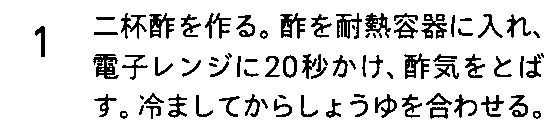
#> input picture proc_imgs/proc_1.png, 558 x 133 px, given in place of recipe6.png, which was not available
$ jupyter execute --allow-errors presentation.ipynb   (text cells are left out)
#> lines starting #> are read from the running program, lines starting #| are printed output that depends on the picture; after the words box and inside, x2 and y2 are one past the last pixel; in counts of white or black regions, pixels touching at a corner belong together; pictures that were not available may be replaced by others from this repository, and a replacement may not be noted
[cell 1]
import pyocr
import cv2
import numpy as np

import matplotlib.pyplot as plt
from PIL import Image
from pathlib import Path

[cell 2]
def plot_img(img, is_gray=False, figsize=(20, 25)):
    plt.figure(figsize=figsize)
    if is_gray:
        plt.imshow(img, cmap="gray")
    else:
        plt.imshow(img)
    plt.show()

def bgr2rgb(img_bgr):
    return cv2.cvtColor(img_bgr, cv2.COLOR_BGR2RGB)

def binarize(img_rgb, th= 255 // 2):
    img_gray = cv2.cvtColor(img_rgb, cv2.COLOR_RGB2GRAY)
    _, img_bin = cv2.threshold(img_gray, th, 255, cv2.THRESH_BINARY)
    return img_bin

def binarize_otsu(img_rgb):
    img_gray = cv2.cvtColor(img_rgb, cv2.COLOR_RGB2GRAY)
    th, img_bin = cv2.threshold(img_gray, 0, 255, cv2.THRESH_BINARY + cv2.THRESH_OTSU)
    return img_bin


def erode(img_bin, kernel_size=5, iterations=1):
    kernel = np.ones((kernel_size, kernel_size), np.uint8)
    return cv2.erode(img_bin, kernel, iterations)

def find_contours(img):
    contours, _ = cv2.findContours(img, cv2.RETR_LIST, cv2.CHAIN_APPROX_SIMPLE)
    # contours, _ = cv2.findContours(img, cv2.RETR_EXTERNAL, cv2.CHAIN_APPROX_SIMPLE)
    return contours

[cell 3]
# imgpath = Path("src/recipes/recipe2.png")w
imgpath = Path("src/recipes/recipe6.png")
# imgpath = Path("src/recipes/recipe4.png")
# imgpath = Path("src/recipes/recipe8.png")
img_bgr = cv2.imread(str(imgpath))
#> img_bgr is the input picture: shape (133, 558, 3); 87.1% white; 83 black regions (7 under 20 px), largest, box (x1, y1, x2, y2) and area: (93, 54, 119, 79) 383, (280, 13, 306, 39) 340, (149, 13, 175, 39) 337
img = bgr2rgb(img_bgr)

print("================== 入力画像 ==================")
plot_img(img)

img_h, img_w, _ = img.shape
#> img_h = 133; img_w = 558
img_bin = binarize_otsu(img)
#> in binarize_otsu, `img_gray = cv2.cvtColor(img_rgb, cv2.COLOR_RGB2GRAY)`: img_gray: shape (133, 558); 87.1% white; 83 black regions (7 under 20 px)
#> in binarize_otsu, `th, img_bin = cv2.threshold(img_gray, 0, 255, cv2.THRESH_BINARY + cv2...`: th = 0
print("\n\n================== ステップ1. 大津の二値化 ==================")
plot_img(img_bin, is_gray=True)

contours = find_contours(img_bin)
#> in find_contours, `contours, _ = cv2.findContours(img, cv2.RETR_LIST, cv2.CHAIN_APPROX_SI..`: contours = 135 contours, 51 with area under 20; largest, box (x1, y1, x2, y2) and area: (0, 0, 558, 133) 73524, (92, 53, 120, 80) 514, (279, 12, 307, 40) 453, (148, 12, 176, 40) 451, (403, 52, 431, 80) 445

# 画像全面を覆うほど大きくなく，ある程度の大きさを持つ矩形は，画像中の写真であるとして白塗りする
img_bin_cp = img_bin.copy()
img_bin_cp = cv2.cvtColor(img_bin_cp, cv2.COLOR_GRAY2BGR)
for cnt in contours:
    x, y, w, h = cv2.boundingRect(cnt)
    cv2.rectangle(img_bin_cp,(x, y), (x + w, y + h), (255, 0, 0, 255), 2)
    if (w < img_w * 0.9 and h < img_h * 0.9) and (w > img_w * 0.05 or h > img_h * 0.05):
        img_bin[y : y + h, x : x + w] = 255
#> this loop made 135 passes
#> (x, y, w, h) on passes 1, 4, 5, 6, 7, 9, 10, 11, 12, 13, 14, 15: (535, 113, 4, 4), (515, 112, 3, 3), (171, 112, 6, 3), (532, 110, 10, 10), (119, 110, 10, 10), (429, 106, 20, 14), (145, 105, 17, 15), (138, 104, 7, 12), (102, 105, 4, 4), (390, 101, 4, 9), (349, 99, 20, 19), (325, 98, 17, 21)
#> (cnt, x, y, w, h) on passes 2, 3, 8, 18, 35, 36: ([[329, 113], [329, 114], [330, 114], [331, 113]], 329, 113, 3, 2), ([[122, 113], [122, 115], [125, 115], [125, 113]], 122, 113, 4, 3), ([[433, 110], [433, 114], [444, 114], [444, 110]], 433, 110, 12, 5), ([[438, 96], [433, 101], [443, 101]], 433, 96, 11, 6), ([[530, 73], [529, 74], [533, 74], [532, 73]], 529, 73, 5, 2), ([[407, 73], [408, 74], [413, 74], [413, 73]], 407, 73, 7, 2)
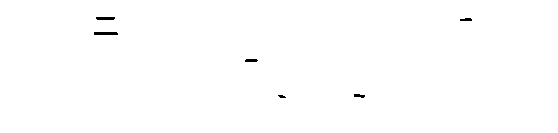
#> img_bin: shape (133, 558); 99.7% white; 6 black regions (1 under 20 px), largest, box (x1, y1, x2, y2) and area: (94, 32, 118, 35) 71, (96, 17, 115, 20) 55, (245, 59, 258, 62) 36, (354, 94, 365, 98) 31, (460, 18, 472, 21) 30
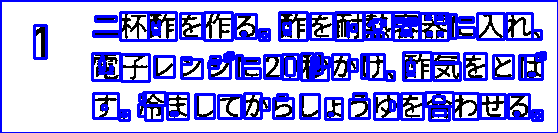
#> img_bin_cp: shape (133, 558, 3); mean B, G, R 230.2, 162.7, 162.7
print("\n\n================== ステップ2. 画像中の写真を白塗り ==================")
plot_img(img_bin_cp, is_gray=True)
plot_img(img_bin, is_gray=True)

eroded_img = erode(img_bin, 26, 1)
#> in erode, `return cv2.erode(img_bin, kernel, iterations)`:
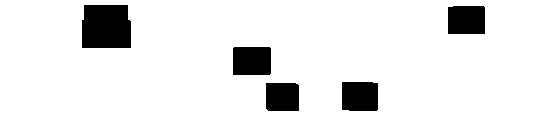
#> returned value: shape (133, 558); 91.8% white; 5 black regions
print("\n\n================== ステップ3. 収縮処理によりテキスト同士をつなげる ==================")
plot_img(eroded_img, is_gray=True)

contours = find_contours(eroded_img)
#> in find_contours (call 2), `contours, _ = cv2.findContours(img, cv2.RETR_LIST, cv2.CHAIN_APPROX_SI..`: contours = 6 contours; box (x1, y1, x2, y2) and area: (0, 0, 558, 133) 73524, (81, 4, 132, 49) 2120, (232, 46, 272, 76) 1124, (341, 81, 379, 112) 1094, (447, 5, 486, 35) 1093, (265, 82, 300, 112) 975

procedure_imgs = []

img_bin_cp = cv2.cvtColor(img_bin.copy(), cv2.COLOR_GRAY2BGR)
eroded_cp = cv2.cvtColor(eroded_img.copy(), cv2.COLOR_GRAY2BGR)
#> eroded_cp: shape (133, 558, 3); 91.8% white; 5 black regions, box (x1, y1, x2, y2) and area: (82, 5, 131, 48) 2031, (233, 47, 271, 75) 1061, (342, 82, 378, 111) 1031, (448, 6, 485, 34) 1030, (266, 83, 299, 111) 917
for cnt in contours:
    x,y,w,h = cv2.boundingRect(cnt)
    if w > img_w * 0.03 and h > img_h * 0.03 and h * w < img_w * img_h * 0.1:
        cv2.rectangle(img_bin_cp,(x, y), (x + w, y + h), (255, 0, 0, 255), 2)
        cv2.rectangle(eroded_cp,(x, y), (x + w, y + h), (255, 0, 0, 255), 3)
        procedure_imgs.append(img[y : y + h, x : x + w, :])
#> this loop made 6 passes
#> (x, y, w, h) on passes 1 to 5: (265, 82, 35, 30), (341, 81, 38, 31), (232, 46, 40, 30), (447, 5, 39, 30), (81, 4, 51, 45)
#> (cnt, x, y, w, h) on pass 6: ([[0, 0], [0, 132], [557, 132], [557, 0]], 0, 0, 558, 133)
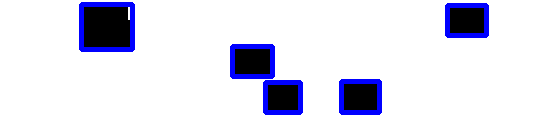
#> eroded_cp: shape (133, 558, 3); mean B, G, R 237.3, 224.8, 224.8
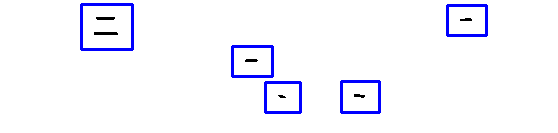
#> img_bin_cp: shape (133, 558, 3); mean B, G, R 254.2, 246.6, 246.6
#> after the loop, procedure_imgs = 5 items
print("\n\n================== ステップ4. テキストボックスを検出 ==================")
plot_img(eroded_cp)
plot_img(img_bin_cp)

#> (the rest of this cell did not finish here and is left out)

$ run again, on proc_imgs/proc_5.png
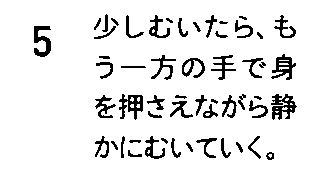
#> input picture proc_imgs/proc_5.png, 311 x 174 px, given in place of recipe6.png, which was not available
#> img_bgr is the input picture: shape (174, 311, 3); 90.5% white; 54 black regions (4 under 20 px), largest, box (x1, y1, x2, y2) and area: (271, 94, 297, 120) 362, (119, 94, 143, 120) 311, (34, 26, 51, 57) 296
#> img_gray: shape (174, 311); 90.5% white; 54 black regions (4 under 20 px)
#> th = 0
#> in find_contours, `contours, _ = cv2.findContours(img, cv2.RETR_LIST, cv2.CHAIN_APPROX_SI..`: contours = 76 contours, 21 with area under 20; largest, box (x1, y1, x2, y2) and area: (0, 0, 311, 174) 53630, (270, 93, 298, 121) 488, (118, 93, 144, 121) 434, (270, 53, 297, 81) 399, (33, 25, 52, 58) 362
#> the loop `for cnt in contours:` made 76 passes
#> (x, y, w, h) on passes 1 to 8: (268, 154, 4, 4), (265, 151, 10, 10), (147, 150, 3, 4), (127, 149, 16, 9), (235, 141, 9, 13), (185, 141, 9, 12), (110, 140, 9, 11), (128, 139, 14, 5)
#> in find_contours (call 2), `contours, _ = cv2.findContours(img, cv2.RETR_LIST, cv2.CHAIN_APPROX_SI..`: contours = 7 contours; box (x1, y1, x2, y2) and area: (0, 0, 311, 174) 53630, (162, 81, 276, 117) 3392, (116, 127, 182, 158) 1904, (206, 3, 261, 38) 1628, (86, 43, 124, 73) 1065, (251, 50, 280, 80) 808, (158, 7, 187, 37) 808
#> the loop `for cnt in contours:` made 7 passes
#> (x, y, w, h) on passes 1 to 6: (116, 127, 66, 31), (162, 81, 114, 36), (251, 50, 29, 30), (86, 43, 38, 30), (158, 7, 29, 30), (206, 3, 55, 35)
#> after the loop `for cnt in contours:`:
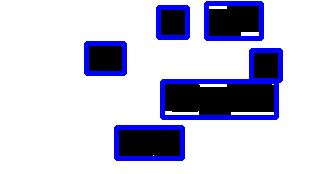
#> eroded_cp: shape (174, 311, 3); mean B, G, R 217.1, 193.3, 193.3
#> after the loop `for cnt in contours:`:
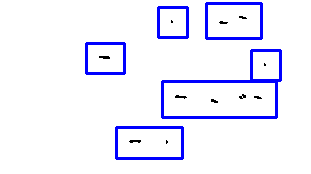
#> img_bin_cp: shape (174, 311, 3); mean B, G, R 254.1, 239.7, 239.7
#> after the loop `for cnt in contours:`: procedure_imgs = 6 items

$ run again, on proc_imgs/proc_6.png
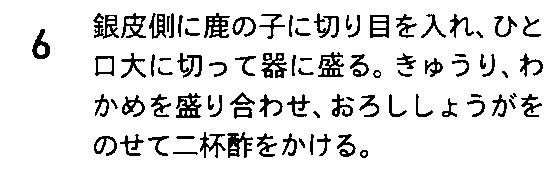
#> input picture proc_imgs/proc_6.png, 557 x 172 px, given in place of recipe6.png, which was not available
#> img_bgr is the input picture: shape (172, 557, 3); 88.4% white; black in thin lines or dots, all inside (x1, y1, x2, y2) = (32, 13, 543, 158)
#> th = 0
#> in find_contours, `contours, _ = cv2.findContours(img, cv2.RETR_LIST, cv2.CHAIN_APPROX_SI..`: contours = 143 contours, 42 with area under 20; largest, box (x1, y1, x2, y2) and area: (0, 0, 557, 172) 95076, (175, 92, 203, 119) 508, (203, 12, 231, 39) 490, (317, 51, 345, 78) 486, (369, 14, 390, 39) 462
#> the loop `for cnt in contours:` made 143 passes
#> (x, y, w, h) on passes 1, 3, 4, 5, 6, 7, 8, 9: (362, 152, 4, 4), (172, 151, 27, 5), (230, 151, 7, 3), (359, 149, 10, 10), (230, 144, 7, 5), (236, 142, 1, 1), (96, 139, 8, 12), (298, 137, 8, 12)
#> in find_contours (call 2), `contours, _ = cv2.findContours(img, cv2.RETR_LIST, cv2.CHAIN_APPROX_SI..`: contours = 9 contours; largest, box (x1, y1, x2, y2) and area: (0, 0, 557, 172) 95076, (160, 123, 212, 169) 2166, (174, 5, 213, 35) 1094, (284, 5, 323, 35) 1093, (458, 81, 496, 112) 1091
#> the loop `for cnt in contours:` made 9 passes
#> (x, y, w, h) on passes 1 to 8: (160, 123, 52, 46), (458, 81, 38, 31), (497, 80, 34, 32), (287, 45, 39, 30), (146, 45, 39, 30), (442, 41, 38, 30), (284, 5, 39, 30), (174, 5, 39, 30)
#> after the loop `for cnt in contours:`:
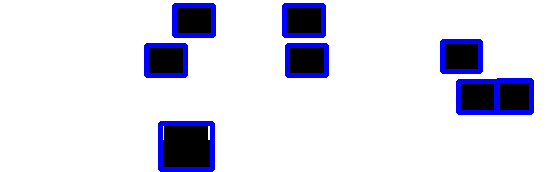
#> eroded_cp: shape (172, 557, 3); mean B, G, R 234.4, 219.6, 219.6
#> after the loop `for cnt in contours:`:
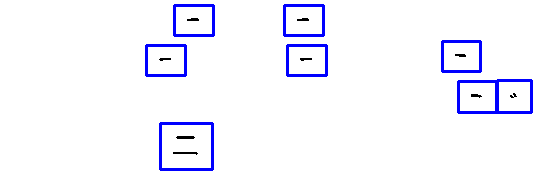
#> img_bin_cp: shape (172, 557, 3); mean B, G, R 254.2, 245.3, 245.3
#> after the loop `for cnt in contours:`: procedure_imgs = 8 items
